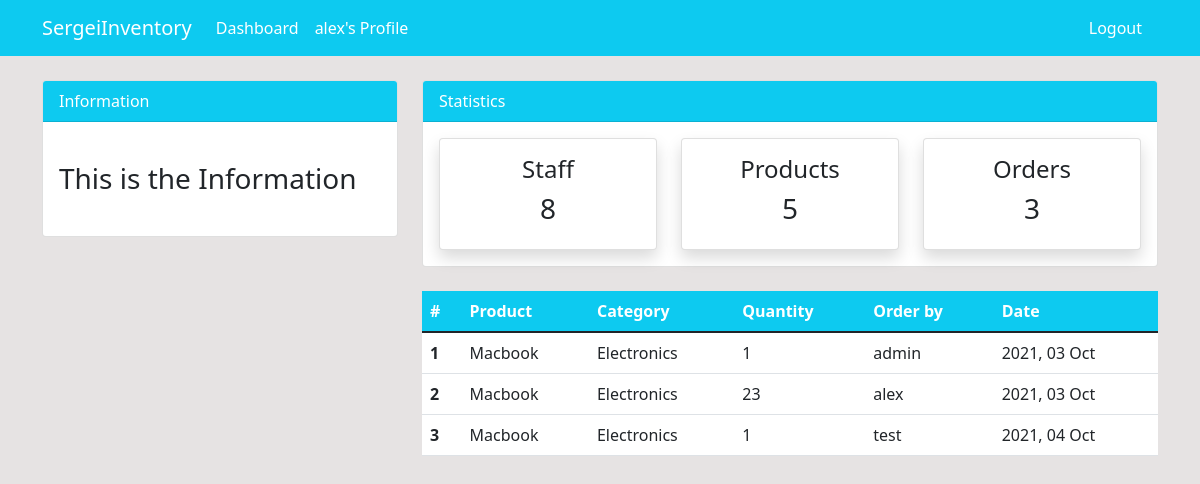
Page /order/ (signed in) on the committed database.
### dashboard/models.py (models this page shows, shortened)
class Order(models.Model):
    product = models.ForeignKey(Product, on_delete=models.CASCADE, null=True)
    staff = models.ForeignKey(User, on_delete=models.CASCADE)
    order_quantity = models.PositiveIntegerField(null=True)
    date = models.DateTimeField(auto_now_add=True)

class Product(models.Model):
    name = models.CharField(max_length=255, null=True)
    category = models.ForeignKey(Category, on_delete=models.CASCADE, null=True)
    quantity = models.PositiveIntegerField(null=True)

class Category(models.Model):
    name = models.CharField(max_length=255, null=True)

### dashboard/views.py (the view)
# urls.py: path('order/', views.order, name='dashboard-order')
@login_required
def order(request):
    orders = Order.objects.all()
    context = {
        'orders': orders
    }
    return render(request, 'dashboard/order.html', context)

### dashboard/context_processors.py (called while the page is built)
def menu_products(request):
    return {"products_list": Product.objects.all()}

def menu_orders(request):
    return {"orders_list": Order.objects.all()}

def menu_staff(request):
    return {"workers_list": User.objects.all()}

### dashboard/templates/dashboard/order.html (shortened to what this page needs)
{% extends 'partials/base.html' %}
{% block content %}
{% include 'partials/topnav.html' %}
<div class="container">
  <div class="row my-4">
    <div class="col-md-4">
    </div>
    <div class="col-md-8">
      <table class="table bg-white">
        <thead class="bg-info">
          <tr class="text-white">
            <th scope="col">#</th>
            <th scope="col">Product</th>
            <th scope="col">Category</th>
            <th scope="col">Quantity</th>
            <th scope="col">Order by</th>
            <th scope="col">Date</th>
          </tr>
        </thead>
        <tbody>
          {% for order in orders %}
          <tr>
            <th scope="row">{{ forloop.counter }}</th>
            <td>{{ order.product.name }}</td>
            <td>{{ order.product.category.name }}</td>
            <td>{{ order.order_quantity }}</td>
            <td>{{ order.staff.username }}</td>
            <td>{{ order.date|date:"Y, d M" }} </td>
          </tr>
          {% endfor %}
        </tbody>
      </table>
    </div>
  </div>
</div>
{% endblock %}

### dashboard/templates/partials/nav.html (shortened to what this page needs)
<nav class="navbar navbar-expand-lg navbar-info bg-info">
  <div class="container">
    <a
      class="navbar-brand text-white"
      href="{% url 'dashboard-index' %}"
    >SergeiInventory</a>
    <div
      class="collapse navbar-collapse"
      id="navbarSupportedContent"
    >
      {% if request.user.is_authenticated %}
      <ul class="navbar-nav mr-auto">
        <li class="nav-item active">
          <a
            class="nav-link text-white"
            href="{% url 'dashboard-index' %}"
          >Dashboard</a>
        </li>
      </ul>
      <ul class="navbar-nav ml-auto">
        <li class="nav-item active">
          <a
            class="nav-link text-white"
            href="{% url 'user-profile' %}"
          >{{ request.user.username }}'s Profile</a>
        </li>
      </ul>
      {% endif %}
    </div>
    <div class="d-flex">
      {% if request.user.is_authenticated %}
      <a
        class="nav-link text-white"
        href="{% url 'user-logout' %}"
      >Logout</a>
      {% endif %}
    </div>
  </div>
</nav>

### static/css/style.css (style rules this page uses)
body { background: rgb(230, 227, 227); }

### rows in the picture
Order: product.name "Macbook", product.category.name "Electronics", order_quantity "1", staff.username "admin", date "2021, 03 Oct"
Order: product.name "Macbook", product.category.name "Electronics", order_quantity "23", staff.username "alex", date "2021, 03 Oct"
Order: product.name "Macbook", product.category.name "Electronics", order_quantity "1", staff.username "test", date "2021, 04 Oct"

### other values in the picture
{{ request.user.username }} "alex"
{{ workers_list.count }} "8"
{{ products_list.count }} "5"
{{ orders_list.count }} "3"
